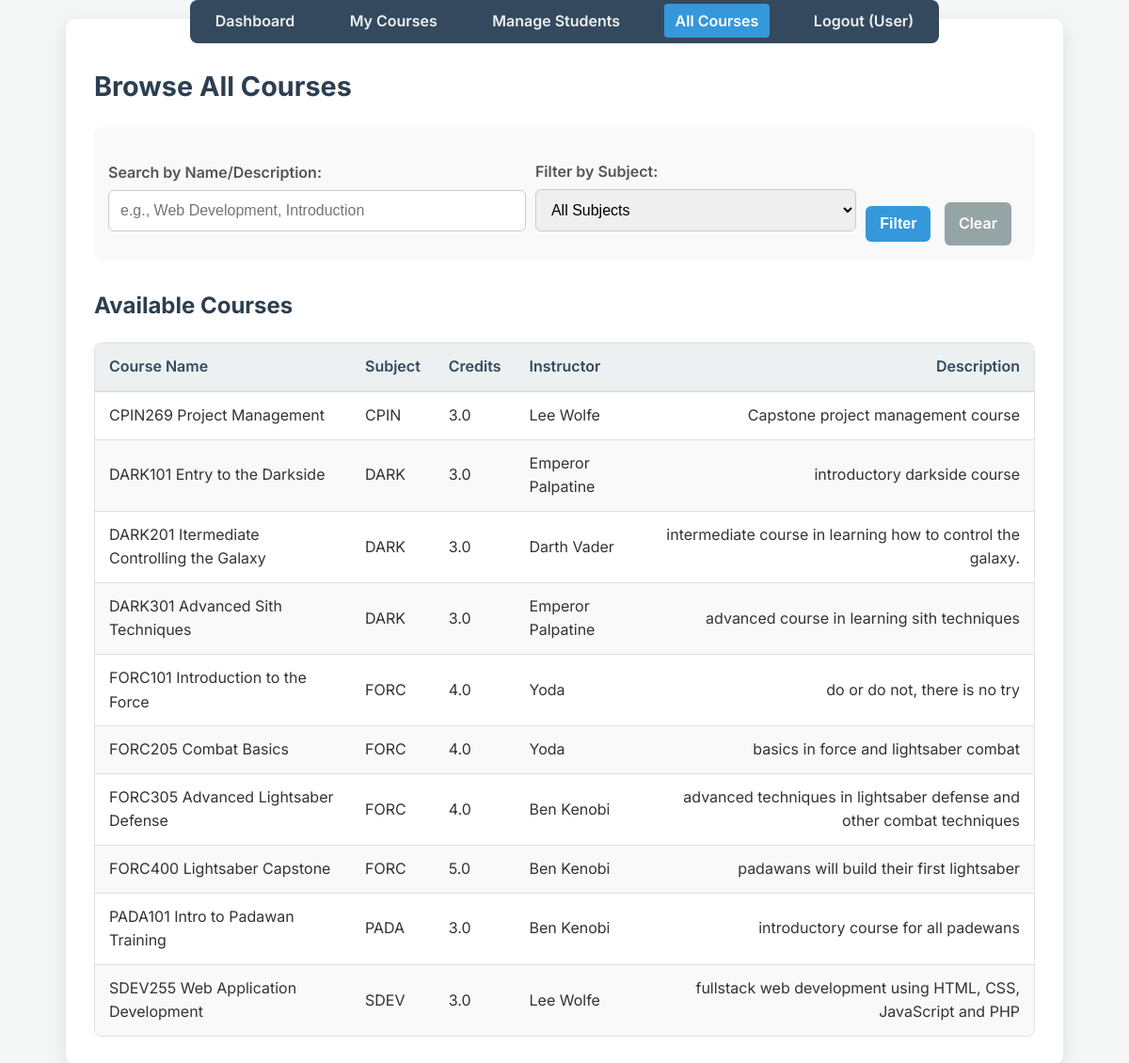
The page /all_courses.php (signed in) on the database its author committed.
### tables this page shows
CREATE TABLE IF NOT EXISTS `courses` (
  `course_id` int UNSIGNED NOT NULL AUTO_INCREMENT,
  `course_name` varchar(100) NOT NULL,
  `description` text,
  `subject_area` varchar(100) DEFAULT NULL,
  `credits` decimal(3,1) DEFAULT NULL,
  `teacher_id` int UNSIGNED DEFAULT NULL,
  `instructor` varchar(100) DEFAULT NULL,
  PRIMARY KEY (`course_id`),
  KEY `idx_teacher_id` (`teacher_id`)
);

CREATE TABLE IF NOT EXISTS `users` (
  `user_id` int UNSIGNED NOT NULL AUTO_INCREMENT,
  `user_name` varchar(100) NOT NULL,
  `email` varchar(255) NOT NULL,
  `password` varchar(255) NOT NULL,
  `role` enum('student','teacher') NOT NULL DEFAULT 'student',
  `age` int DEFAULT NULL,
  `grade` varchar(10) DEFAULT NULL,
  PRIMARY KEY (`user_id`),
  UNIQUE KEY `email` (`email`),
  KEY `idx_email` (`email`),
  KEY `idx_role` (`role`)
);

### all_courses.php (the view, shortened to what this page needs)
<?php
require_once 'db_connect.php';
$useLargeContainer = true;
require_once 'includes/header.php';
$message = $_SESSION['message'] ?? '';
$search_term = trim($_GET['search'] ?? '');
$courses = [];
$base_sql = "SELECT c.course_id, c.course_name, c.description, c.subject_area, c.credits, u.user_name as instructor_name
             FROM Courses c
             LEFT JOIN Users u ON c.teacher_id = u.user_id";
$base_sql .= " ORDER BY c.subject_area, c.course_name";
$stmt_fetch_courses = $conn->prepare($base_sql);
if ($stmt_fetch_courses) {
    $stmt_fetch_courses->execute();
    $result_courses = $stmt_fetch_courses->get_result();
    while ($row = $result_courses->fetch_assoc()) {
        $courses[] = $row;
    }
} else {
    $message .= " Error fetching courses: " . $conn->error;
    $message_type = 'error';
    error_log("Prepare failed for fetching all courses: (" . $conn->errno . ") " . $conn->error);
}
?>
<h1>Browse All Courses</h1>
<section style="margin-bottom: 20px; padding: 15px; background-color: #f9f9f9; border-radius: 8px;">
    <form action="all_courses.php" method="get" class="form-inline">
        <div style="display: flex; gap: 10px; align-items: flex-end;">
            <div style="flex-grow: 1;">
                <label for="search" style="margin-bottom: 5px;">Search by Name/Description:</label>
                <input type="text" name="search" id="search" value="<?php echo htmlspecialchars($search_term); ?>" placeholder="e.g., Web Development, Introduction" style="width: 100%;">
            </div>
            <div style="flex-grow: 1;">
                <label for="subject" style="margin-bottom: 5px;">Filter by Subject:</label>
                <select name="subject" id="subject" style="width: 100%;">
                    <option value="">All Subjects</option>
                </select>
            </div>
            <div>
                <button type="submit" class="button-link" style="padding: 10px 15px;">Filter</button>
                 <a href="all_courses.php" class="button-link secondary-btn" style="padding: 10px 15px;">Clear</a>
            </div>
        </div>
    </form>
</section>
<section>
    <h2>Available Courses</h2>
    <div class="table-wrapper">
        <table class="data-table">
            <thead>
                <tr>
                    <th>Course Name</th>
                    <th>Subject</th>
                    <th>Credits</th>
                    <th>Instructor</th>
                    <th>Description</th>
                </tr>
            </thead>
            <tbody>
                <?php if (!empty($courses)): ?>
                    <?php foreach ($courses as $course): ?>
                        <tr>
                            <td><?php echo htmlspecialchars($course['course_name']); ?></td>
                            <td><?php echo htmlspecialchars($course['subject_area']); ?></td>
                            <td><?php echo htmlspecialchars(number_format($course['credits'], 1)); ?></td>
                            <td><?php echo htmlspecialchars($course['instructor_name'] ?? 'N/A'); ?></td>
                            <td><?php echo nl2br(htmlspecialchars($course['description'])); ?></td>
                        </tr>
                    <?php endforeach; ?>
                <?php endif; ?>
            </tbody>
        </table>
    </div>
</section>
<?php
require_once 'includes/footer.php';
?>

### includes/header.php (shortened to what this page needs)
<!DOCTYPE html>
<html lang="en">
<head>
    <link rel="stylesheet" href="style.css">
</head>
<body>
<?php
$isLoggedIn = isset($_SESSION['user_id']);
$userRole = $_SESSION['role'] ?? null;
$containerClass = 'container';
if (isset($useLargeContainer) && $useLargeContainer) {
    $containerClass .= ' container-large';
}
?>
<?php if ($isLoggedIn): ?>
<nav>
    <ul>
        <li><a href="dashboard.php" class="<?php echo basename($_SERVER['PHP_SELF']) == 'dashboard.php' ? 'active' : ''; ?>">Dashboard</a></li>
        <?php if ($userRole === 'teacher'): ?>
            <li><a href="teacher_courses.php" class="<?php echo basename($_SERVER['PHP_SELF']) == 'teacher_courses.php' || basename($_SERVER['PHP_SELF']) == 'edit_course.php' ? 'active' : ''; ?>">My Courses</a></li>
            <li><a href="manage_students.php" class="<?php echo basename($_SERVER['PHP_SELF']) == 'manage_students.php' ? 'active' : ''; ?>">Manage Students</a></li>
            <li><a href="all_courses.php" class="<?php echo basename($_SERVER['PHP_SELF']) == 'all_courses.php' ? 'active' : ''; ?>">All Courses</a></li>
        <?php endif; ?>
        <li><a href="logout.php">Logout (<?php echo htmlspecialchars($_SESSION['user_name'] ?? 'User'); ?>)</a></li>
    </ul>
</nav>
<?php endif; ?>
<div class="<?php echo $containerClass; ?>">

### includes/footer.php (shortened to what this page needs)
</div> <script src="script.js"></script>
</body>
</html>

### style.css (style rules this page uses)
body { font-family: 'Inter', sans-serif; line-height: 1.6; margin: 0; padding: 0; background-color: #f4f7f6; color: #333; display: flex; justify-content: center; align-items: center; min-height: 100vh; }
.container { width: 100%; max-width: 500px; margin: 20px; padding: 30px; background-color: #ffffff; border-radius: 10px; box-shadow: 0 5px 20px rgba(0, 0, 0, 0.1); text-align: center; }
.container-large { max-width: 1000px; text-align: left; }
h1, h2, h3 { color: #2c3e50; margin-bottom: 20px; }
h1 { font-size: 1.8em; }
h2 { font-size: 1.5em; margin-top: 30px; }
form { margin-top: 20px; text-align: left; }
label { display: block; margin-bottom: 8px; font-weight: 600; color: #555; }
input[type="text"], input[type="number"], input[type="date"], input[type="email"], input[type="password"], select, textarea { width: 100%; padding: 12px; margin-bottom: 15px; border: 1px solid #ccc; border-radius: 6px; box-sizing: border-box; transition: border-color 0.3s ease; font-size: 1em; }
button, .button-link { display: inline-block; background-color: #3498db; color: white !important; padding: 12px 25px; border: none; border-radius: 6px; cursor: pointer; font-size: 1em; font-weight: 600; text-decoration: none; transition: background-color 0.3s ease, transform 0.1s ease; margin-right: 10px; margin-top: 10px; text-align: center; width: auto; }
button.secondary-btn, .button-link.secondary-btn { background-color: #95a5a6; }
a { color: #3498db; text-decoration: none; transition: color 0.3s ease; }
nav { background-color: #34495e; padding: 10px 0; margin-bottom: 30px; border-radius: 8px; position:fixed; top: 0; }
nav ul { list-style: none; padding: 0; margin: 0; text-align: center; }
nav ul li { display: inline-block; margin: 0 15px; }
nav ul li a { color: #ecf0f1; text-decoration: none; font-weight: 600; padding: 8px 12px; border-radius: 4px; transition: background-color 0.3s ease, color 0.3s ease; }
nav ul li a:hover, nav ul li a.active { background-color: #3498db; color: #fff; }
.table-wrapper { overflow-x: auto; -webkit-overflow-scrolling: touch; border: 1px solid #e0e0e0; border-radius: 8px; margin-top: 20px; background-color: #fff; }
.data-table { width: 100%; border-collapse: collapse; }
.data-table th, .data-table td { border-bottom: 1px solid #e0e0e0; padding: 12px 15px; text-align: left; vertical-align: middle; }
.data-table td:last-child, .data-table th:last-child { text-align: right; }
.data-table thead { background-color: #ecf0f1; color: #34495e; border-bottom: 2px solid #dcdcdc; }
.data-table th { font-weight: 600; border-bottom-width: 2px; }
.data-table tbody tr:nth-child(even) { background-color: #f9f9f9; }
.data-table tbody tr:last-child td { border-bottom: none; }

### rows shown on the page
courses: course_name "CPIN269 Project Management", subject_area "CPIN", credits "3.0", users.user_name "Lee Wolfe", description "Capstone project management course"
courses: course_name "DARK101 Entry to the Darkside", subject_area "DARK", credits "3.0", users.user_name "Emperor Palpatine", description "introductory darkside course"
courses: course_name "DARK201 Itermediate Controlling the Galaxy", subject_area "DARK", credits "3.0", users.user_name "Darth Vader", description "intermediate course in learning how to control the galaxy."
courses: course_name "DARK301 Advanced Sith Techniques", subject_area "DARK", credits "3.0", users.user_name "Emperor Palpatine", description "advanced course in learning sith techniques"
courses: course_name "FORC101 Introduction to the Force", subject_area "FORC", credits "4.0", users.user_name "Yoda", description "do or do not, there is no try"
courses: course_name "FORC205 Combat Basics", subject_area "FORC", credits "4.0", users.user_name "Yoda", description "basics in force and lightsaber combat"
courses: course_name "FORC305 Advanced Lightsaber Defense", subject_area "FORC", credits "4.0", users.user_name "Ben Kenobi", description "advanced techniques in lightsaber defense and other combat techniques"
courses: course_name "FORC400 Lightsaber Capstone", subject_area "FORC", credits "5.0", users.user_name "Ben Kenobi", description "padawans will build their first lightsaber"
courses: course_name "PADA101 Intro to Padawan Training", subject_area "PADA", credits "3.0", users.user_name "Ben Kenobi", description "introductory course for all padewans"
courses: course_name "SDEV255 Web Application Development", subject_area "SDEV", credits "3.0", users.user_name "Lee Wolfe", description "fullstack web development using HTML, CSS, JavaScript and PHP"

### other values the page prints
$_SESSION['user_name'] "User"
